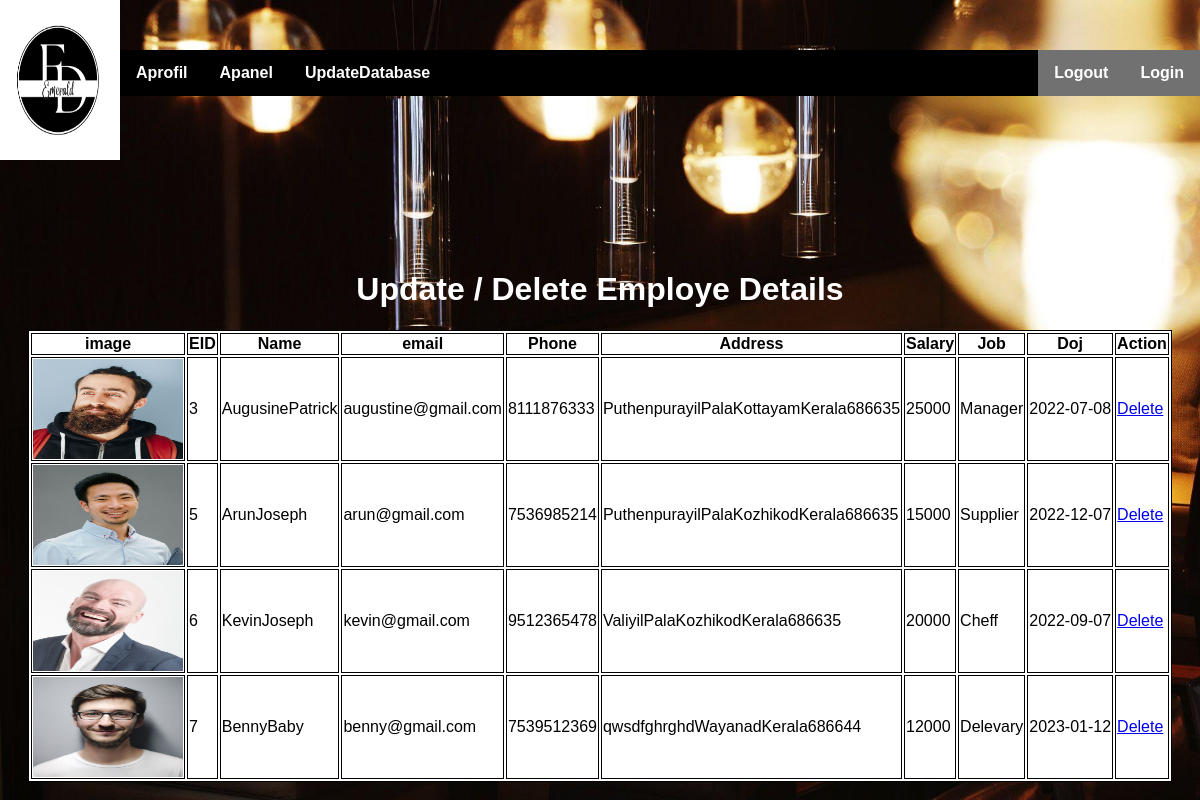
The page /Admin/udemployee.php (signed in) on the database its author committed.
### tables this page shows
CREATE TABLE `employee` (
  `eid` int(11) NOT NULL,
  `fname` varchar(55) NOT NULL,
  `lname` varchar(55) NOT NULL,
  `phone` bigint(20) NOT NULL,
  `email` varchar(55) NOT NULL,
  `hname` varchar(33) NOT NULL,
  `city` varchar(33) NOT NULL,
  `district` varchar(33) NOT NULL,
  `state` varchar(33) NOT NULL,
  `pin` int(11) NOT NULL,
  `salary` int(11) NOT NULL,
  `job` varchar(33) NOT NULL,
  `doj` date NOT NULL,
  `password` varchar(33) NOT NULL,
  `image` varchar(555) NOT NULL
);

### Admin/udemployee.php (the view, shortened to what this page needs)
?><?php
require("db.php");
?>
<!DOCTYPE html>
<html>
<head>
<link rel="stylesheet" href="main1.css">
   </head>
   <body><header>
               <img src="logo.jpeg" width="10%" height="20%" >
               <ul class="nav">
                    <li><a href="aprofil.php" >Aprofil</a></li>
                    <li><a href="apanel.php" >Apanel</a>
                    <li><a href="updatedatabase.php" >UpdateDatabase</a></li>
                    <li style="float:right"><a href="login.html" class="active">Login</a></li>
                    <li style="float:right"><a href="logout.php" class="active">Logout</a></li>
                </ul>
               </header><br><br>
    <center><br><br><br>
    <h1>
        Update / Delete Employe Details</h1>
                                <table >
                                    <thead>
                                        <tr>
                                        <th>image</th>
                                            <th>EID</th>
                                            <th>Name</th>
											<th>email</th>
                                            <th>Phone</th>
                                            <th>Address</th>
											<th>Salary</th>
                                            <th>Job</th>
                                            <th>Doj</th>
                                            <th>Action</th>
                                        </tr>
                                    </thead>
                                    <tbody>
								<?php
                $sql = "select * from employee";
                $result = mysqli_query($con, $sql);
                if(mysqli_num_rows($result)>0)
                {
                                while($row = mysqli_fetch_assoc($result))
                                {
                                    echo "<tr>";
                                        echo "<td>";
                                        ?>
                                            <img src="<?php echo 'imgs/' . $row['image'] ?>" width="150" height="100" alt='Profile pic' >
                                        <?php
                                        echo "</td>";
                                        echo "<td>";
                                        echo $row["eid"];
                                        echo "</td>";
                                        echo "<td>";
                                            echo $row["fname"];
                                            echo $row["lname"];
                                        echo "</td>";
                                        echo "<td>";
                                            echo $row["email"];
                                        echo "</td>";
                                    echo "<td>";
                                            echo $row["phone"];
                                        echo "</td>";
                                        echo "<td>";
                                        echo $row["hname"];
                                        echo $row["city"];
                                        echo $row["district"];
                                        echo $row["state"];
                                        echo $row["pin"];
                                        echo "</td>";
                                        echo "<td>";
                                        echo $row["salary"];
                                        echo "</td>";
                                        echo "<td>";
                                        echo $row["job"];
                                        echo "</td>";
                                        echo "<td>";
                                        echo $row["doj"];
                                        echo "</td>";
                                            ?>
                                            <td>
                                             <a href="udemployee.php?del=<?php echo $row["eid"];?>">Delete</a><br></td>
                                            <?php
                                    echo "</tr>";
                                }
                            echo "</table>";
                }
                else
                {
                    echo "There is no admin yet.";
                }
            ?>
</body>
</html>

### Admin/main1.css (style rules this page uses)
.nav { margin-top:50; }
ul { list-style-type: none; margin: 0; padding: 0; overflow: hidden; background-color:black; width:90%; float: right; }
li { float: left; position: sticky; position: -webkit-sticky; display: inline; }
li a { display:block; color: white; text-align: center; padding: 14px 16px; text-decoration: none; font-weight:900; }
.active { background-color: #86de47; float:right; }
* { box-sizing: border-box }
body { font-family: Verdana, sans-serif; margin:0; background-image:url(3.jpeg); background-repeat: no-repeat; background-size: cover; }
img { vertical-align: middle; }
.active, .dot:hover { background-color: #717171; }

### Admin/udemployee.php (style rules this page uses)
body,html { height: 100%; }
h1 { color: #ffffff; }
td,th,table { border: 1px solid; border-color: black; background-color:white }

### rows shown on the page
employee: image (picture), eid "3", fname "Augusine", lname "Patrick", email "augustine@gmail.com", phone "8111876333", hname "Puthenpurayil", city "Pala", district "Kottayam", state "Kerala", pin "686635", salary "25000", job "Manager", doj "2022-07-08"
employee: image (picture), eid "5", fname "Arun", lname "Joseph", email "arun@gmail.com", phone "7536985214", hname "Puthenpurayil", city "Pala", district "Kozhikod", state "Kerala", pin "686635", salary "15000", job "Supplier", doj "2022-12-07"
employee: image (picture), eid "6", fname "Kevin", lname "Joseph", email "kevin@gmail.com", phone "9512365478", hname "Valiyil", city "Pala", district "Kozhikod", state "Kerala", pin "686635", salary "20000", job "Cheff", doj "2022-09-07"
employee: image (picture), eid "7", fname "Benny", lname "Baby", email "benny@gmail.com", phone "7539512369", hname "qwsdfgh", city "rghd", district "Wayanad", state "Kerala", pin "686644", salary "12000", job "Delevary", doj "2023-01-12"
